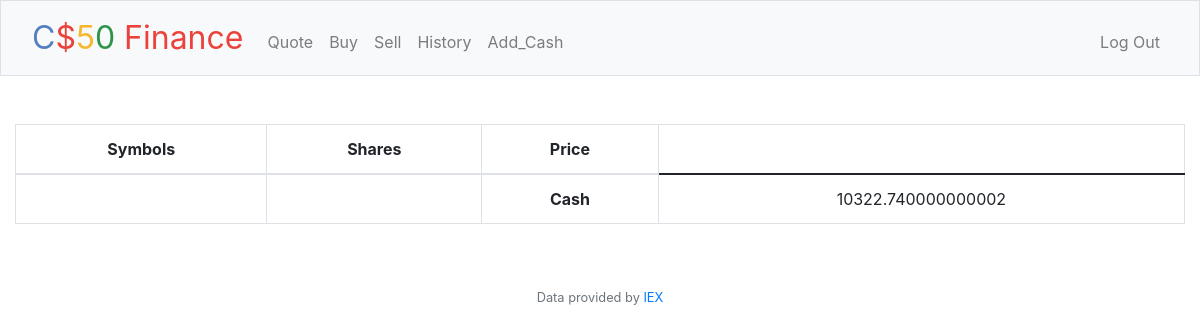
Page / (signed in) on the earlier database version.
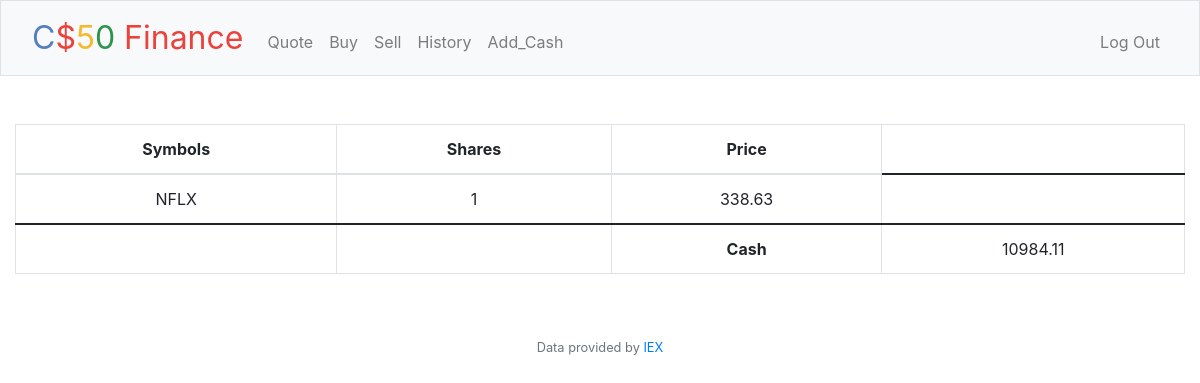
Same page on the later database version.
### tables this page shows
CREATE TABLE users (id INTEGER PRIMARY KEY AUTOINCREMENT NOT NULL, username TEXT NOT NULL, hash TEXT NOT NULL, cash NUMERIC NOT NULL DEFAULT 10000.00);

### app.py (the view)
@app.route("/")
@login_required
def index():
    user_id = session["user_id"]
    action_db = db.execute("SELECT symbol, SUM(shares) AS shares, price FROM action WHERE user_id = ? GROUP BY symbol", user_id)
    cash_db = db.execute("SELECT cash FROM users WHERE id = ?", user_id)
    cash = cash_db[0]["cash"]
    return render_template("index.html", database = action_db, cash = cash)

### app.py (called while the page is built)
@app.after_request
def after_request(response):
    response.headers["Cache-Control"] = "no-cache, no-store, must-revalidate"
    response.headers["Expires"] = 0
    response.headers["Pragma"] = "no-cache"
    return response

### helpers.py (called while the page is built)
def login_required(f):
    @wraps(f)
    def decorated_function(*args, **kwargs):
        if session.get("user_id") is None:
            return redirect("/login")
        return f(*args, **kwargs)
    return decorated_function

### templates/index.html (shortened to what this page needs)
{% extends "layout.html" %}
{% block main %}
<table class="table table-bordered">
    <thead>
      <tr>
        <th scope="col">Symbols</th>
        <th scope="col">Shares</th>
        <th scope="col">Price</th>
      </tr>
    </thead>
    <tbody>
      {% for row in database %}
      <tr>
        <td>{{row["symbol"]}}</td>
        <td>{{row["shares"]}}</td>
        <td>{{row["price"]}}</td>
      </tr>
      {% endfor %}
    </tbody>
    <tfoot>
      <tr>
        <td></td>
        <td></td>
        <th>Cash</th>
        <td>{{cash}}</td>
      </tr>
    </tfoot>
  </table>
{% endblock %}

### templates/layout.html (shortened to what this page needs)
<!DOCTYPE html>
<html lang="en">
    <head>
        <link href="https://cdn.jsdelivr.net/npm/bootstrap@5.1.3/dist/css/bootstrap.min.css" rel="stylesheet">
        <link href="/static/styles.css" rel="stylesheet">
        <link rel="stylesheet" href="https://cdn.jsdelivr.net/npm/bootstrap@4.0.0/dist/css/bootstrap.min.css">
    </head>
    <body>
        <nav class="bg-light border navbar navbar-expand-md navbar-light">
            <div class="container-fluid">
                <a class="navbar-brand" href="/"><span class="blue">C</span><span class="red">$</span><span class="yellow">5</span><span class="green">0</span> <span class="red">Finance</span></a>
                <div class="collapse navbar-collapse" id="navbar">
                    {% if session["user_id"] %}
                        <ul class="navbar-nav me-auto mt-2">
                            <li class="nav-item"><a class="nav-link" href="/quote">Quote</a></li>
                            <li class="nav-item"><a class="nav-link" href="/buy">Buy</a></li>
                            <li class="nav-item"><a class="nav-link" href="/sell">Sell</a></li>
                            <li class="nav-item"><a class="nav-link" href="/history">History</a></li>
                            <li class="nav-item"><a class="nav-link" href="/add_cash">Add_Cash</a></li>
                        </ul>
                        <ul class="navbar-nav ms-auto mt-2">
                            <li class="nav-item"><a class="nav-link" href="/logout">Log Out</a></li>
                        </ul>
                    {% else %}
                        <ul class="navbar-nav ms-auto mt-2">
                            <li class="nav-item"><a class="nav-link" href="/register">Register</a></li>
                            <li class="nav-item"><a class="nav-link" href="/login">Log In</a></li>
                        </ul>
                    {% endif %}
                </div>
            </div>
        </nav>
        <main class="container-fluid py-5 text-center">
            {% block main %}{% endblock %}
        </main>
        <footer class="mb-5 small text-center text-muted">
            Data provided by <a href="https://iexcloud.io/">IEX</a>
        </footer>
    </body>
</html>

### static/styles.css (style rules this page uses)
nav .navbar-brand { font-size: xx-large; }
nav .navbar-brand .blue { color: #537fbe; }
nav .navbar-brand .red { color: #ea433b; }
nav .navbar-brand .yellow { color: #f5b82e; }
nav .navbar-brand .green { color: #2e944b; }

Differences in the rows shown:
changed users: cash "10322.740000000002" → "10984.11"
Other differences:
new list line: "NFLX 1 338.63"
